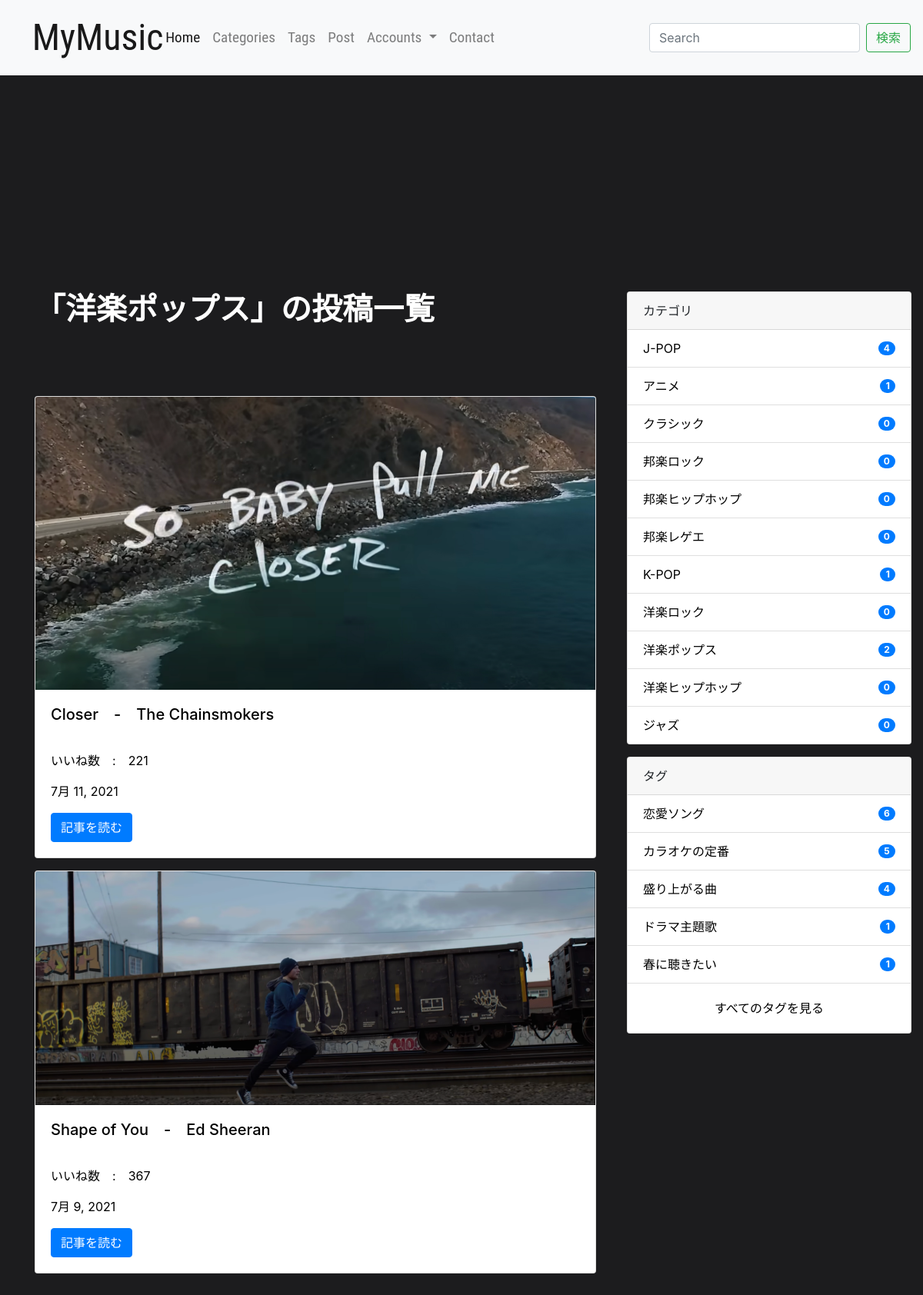
The app's page /category/y-pop/ with its own data.
### blog/models.py (models this page shows, shortened)
class Category(models.Model):
    name = models.CharField(max_length=255)
    slug = models.SlugField(unique=True)
    timestamp = models.DateTimeField(auto_now_add=True)

class Post(models.Model):
    category = models.ForeignKey(Category, on_delete=models.PROTECT)
    tags = models.ManyToManyField(Tag, blank=True)
    title = models.CharField(max_length=255)
    singer = models.CharField(max_length=50, default='')
    url = models.URLField(max_length=200, default='', blank=True)
    description = models.TextField()
    image = models.ImageField(
        upload_to='images', null=True, blank=True)
    created_at = models.DateTimeField(auto_now_add=True)
    updated_at = models.DateTimeField(auto_now=True)
    published_at = models.DateTimeField(blank=True, null=True)
    is_public = models.BooleanField(default=False)
    like = models.IntegerField(default=0)
    class Meta:
        ordering = ['-created_at']

class Tag(models.Model):
    name = models.CharField(max_length=255)
    slug = models.SlugField(unique=True)
    timestamp = models.DateTimeField(auto_now_add=True)

### blog/views.py (the view)
# urls.py: path('category/<str:category_slug>/', CategoryPostView.as_view(), name='category_post'),
class CategoryPostView(ListView):
    model = Post
    template_name = 'blog/category_post.html'
    def get_queryset(self):
        category_slug = self.kwargs['category_slug']
        self.category = get_object_or_404(Category, slug=category_slug)
        qs = super().get_queryset().filter(category=self.category)
        return qs
    def get_context_data(self, **kwargs):
        context = super().get_context_data(**kwargs)
        context['category'] = self.category
        return context

### mysite/context_processors.py (called while the page is built)
def common(request):
    context = {
        'categories': Category.objects.annotate(
            num_posts=Count('post', filter=Q(post__is_public=True))),
        'tags': Tag.objects.annotate(
            num_posts=Count('post', filter=Q(post__is_public=True))),
    }
    return context

### blog/templates/blog/category_post.html (shortened to what this page needs)
{% extends "base.html" %}
{% block content %}
<div class="container">
  <div class="row">
    <main class="col-md-8">
      <h1 class="mb-4">「{{ category.name }}」の投稿一覧</h1><br><br>
      {% include "blog/snippets/main_post_list.html" %}
    </main>
    <aside class="col-md-4">
      {% include "blog/snippets/sidebar.html" %}
    </aside>
  </div>
</div>
{% endblock %}

### blog/templates/blog/snippets/main_post_list.html (shortened to what this page needs)
{% for post in object_list %}
{% if user.is_authenticated or post.is_public %}
<div class="post_list">
<div class="card mb-3">
  {% if post.image %}
  <a href="{% url 'blog:post_detail' post.id %}">
    <img class="card-img-top" src="{{ post.image.url }}" alt="{{ post.title }}">
  </a>
  {% endif %}
  <div class="card-body">
    <a href="{% url 'blog:post_detail' post.id %}">
      <h5 class="card-title">{{ post.title }}　-　{{ post.singer }}</h5>
    </a><br>
    <p class="card-text">いいね数　:　{{ post.like }}</p>
    <p class="card-text">{{ post.published_at|date }}</p>
    <a href="{% url 'blog:post_detail' post.id %}" class="btn btn-primary">記事を読む</a>
  </div>
</div>
</div>
{% endif %}
{% empty %}
<p class="none">まだ投稿はありません。</p>
{% endfor %}

### blog/templates/blog/snippets/sidebar.html
<div class="card mb-3">
  <div class="card-header">
    カテゴリ
  </div>
  <ul class="list-group list-group-flush">
    {% for category in categories|dictsort:"id" %}
    <li class="list-group-item d-flex justify-content-between align-items-center">
      <a href="{% url 'blog:category_post' category.slug %}" class="card-link">{{ category.name }}</a>
      <span class="badge badge-primary badge-pill">{{ category.num_posts }}</span>
    </li>
    {% endfor %}
  </ul>
</div>
<div class="card">
  <div class="card-header">
    タグ
  </div>
  <ul class="list-group list-group-flush">
    {% for tag in tags|dictsortreversed:"num_posts"|slice:":5" %}
    <li class="list-group-item d-flex justify-content-between align-items-center">
      <a href="{% url 'blog:tag_post' tag.slug %}" class="card-link">{{ tag.name }}</a>
      <span class="badge badge-primary badge-pill">{{ tag.num_posts }}</span>
    </li>
    {% endfor %}
  </ul>
  <div class="card-body text-center">
    <a href="{% url 'blog:tag_list' %}" class="card-link">すべてのタグを見る</a>
  </div>
</div>

### blog/static/blog/css/blog.css (style rules this page uses)
h1 { height: 45%; color: white; font-weight: bolder; font-family: serif; }
p { color: white; }
a { color: white; }
li { color: white; }
body { background-color: rgb(28, 28, 30); }
h5 { color: black; }
.card-text { color: black; }
.post_list { position: relative; top: -40%; }
.card-link { color: black; }
.col-md-4 { position: absolute; right: 0; }
.container { margin-bottom: 20%; }

### records on screen
Category: name "洋楽ポップス", num_posts "2"
Post: image (picture), title "Closer", singer "The Chainsmokers", like "221", published_at "7月 11, 2021"
Post: image (picture), title "Shape of You", singer "Ed Sheeran", like "367", published_at "7月 9, 2021"
Category: name "J-POP", num_posts "4"
Category: name "アニメ", num_posts "1"
Category: name "クラシック", num_posts "0"
Category: name "邦楽ロック", num_posts "0"
Category: name "邦楽ヒップホップ", num_posts "0"
Category: name "邦楽レゲエ", num_posts "0"
Category: name "K-POP", num_posts "1"
Category: name "洋楽ロック", num_posts "0"
Category: name "洋楽ヒップホップ", num_posts "0"
Category: name "ジャズ", num_posts "0"
Tag: name "恋愛ソング", num_posts "6"
Tag: name "カラオケの定番", num_posts "5"
Tag: name "盛り上がる曲", num_posts "4"
Tag: name "ドラマ主題歌", num_posts "1"
Tag: name "春に聴きたい", num_posts "1"
